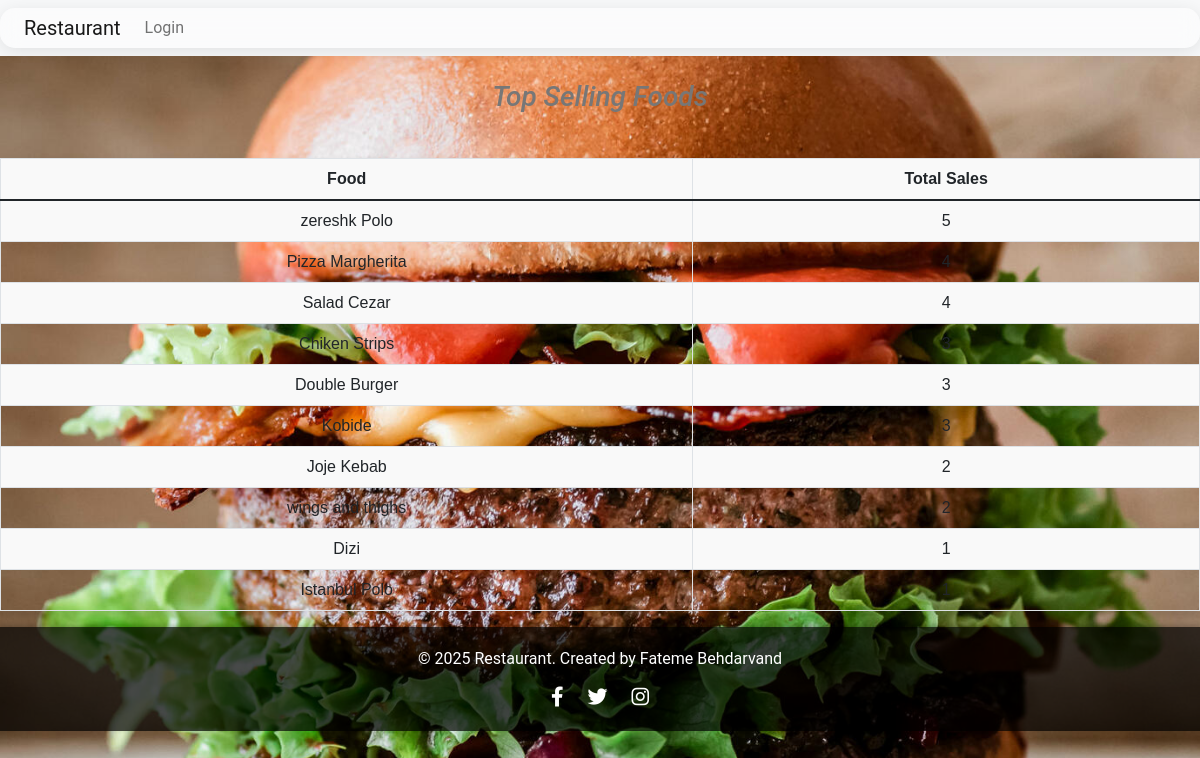
The app's page /foods/top-selling/ with its own data.
### main/models.py (models this page shows, shortened)
class Food(models.Model):
    CATEGORY_CHOICES = [
        ('irani', 'Irani'),
        ('kebab', 'Kebab'),
        ('pizza', 'Pizza'),
        ('burger', 'Burger'),
        ('strips', 'Strips'),
        ('salad', 'Salad'),
    ]
    name = models.CharField(max_length=100)
    description = models.TextField()
    price = models.PositiveIntegerField(default=0)
    image = models.ImageField(upload_to='food_images/', default='food_images/default_food.jpg')
    created_by = models.ForeignKey(settings.AUTH_USER_MODEL, on_delete=models.CASCADE)
    category = models.CharField(max_length=50, choices=CATEGORY_CHOICES, default='irani')
    stock = models.PositiveIntegerField(default=0)
    rating = models.DecimalField(max_digits=3, decimal_places=2, default=0.0, blank=True)
    rating_count = models.PositiveIntegerField(default=0)
    preparation_time = models.PositiveBigIntegerField(default=30)

### main/views.py (the view)
# urls.py: path('foods/top-selling/', TopSellingFoodsView.as_view(), name='top_selling_foods'),
class TopSellingFoodsView(TemplateView):
    template_name = 'manager/top_selling_foods.html'
    def get_context_data(self, **kwargs):
        context = super().get_context_data(**kwargs)
        top_selling_foods = (
            OrderItem.objects.values('food__name', 'food__image')
            .annotate(total_sales=Count('id'))
            .order_by('-total_sales')[:10]
        )
        context['top_selling_foods'] = top_selling_foods
        return context

### main/templates/manager/top_selling_foods.html (shortened to what this page needs)
{% extends 'base_generic.html' %}
{% block content %}
<h3 class="my-4 text-center">Top Selling Foods</h3>
<div class="table-responsive">
  <table class="table table-bordered table-hover">
    <thead class="thead-custom">
      <tr>
        <th>Food</th>
        <th>Total Sales</th>
      </tr>
    </thead>
    <tbody>
      {% for food in top_selling_foods %}
      <tr>
        <td>{{ food.food__name }}</td>
        <td>{{ food.total_sales }}</td>
      </tr>
      {% empty %}
      <tr>
        <td colspan="2" class="text-center">No data available.</td>
      </tr>
      {% endfor %}
    </tbody>
  </table>
</div>
{% endblock %}

### main/templates/base_generic.html (style rules this page uses)
body { font-family: "Roboto", sans-serif; background-image: url('/media/food_images/74675-ultimate-burger.jpg'); background-size: cover; background-position: center; background-attachment: fixed; }

### main/templates/manager/top_selling_foods.html (style rules this page uses)
.table { font-family: 'Arial', sans-serif; font-size: 16px; margin-top: 20px; border-radius: 8px; box-shadow: 0 4px 10px rgba(0, 0, 0, 0.1); }
.thead-custom { background-color: #007bff; color: #ffffff; font-weight: bold; }
tr:nth-child(odd) { background-color: #f9f9f9; }
td, th { padding: 15px; text-align: center; }
.text-center { color: #777; font-style: italic; }

### records on screen
Food: food__name "zereshk Polo", total_sales "5"
Food: food__name "Pizza Margherita", total_sales "4"
Food: food__name "Salad Cezar", total_sales "4"
Food: food__name "Chiken Strips", total_sales "3"
Food: food__name "Double Burger", total_sales "3"
Food: food__name "Kobide", total_sales "3"
Food: food__name "Joje Kebab", total_sales "2"
Food: food__name "wings and thighs", total_sales "2"
Food: food__name "Dizi", total_sales "1"
Food: food__name "Istanbul Polo", total_sales "1"
